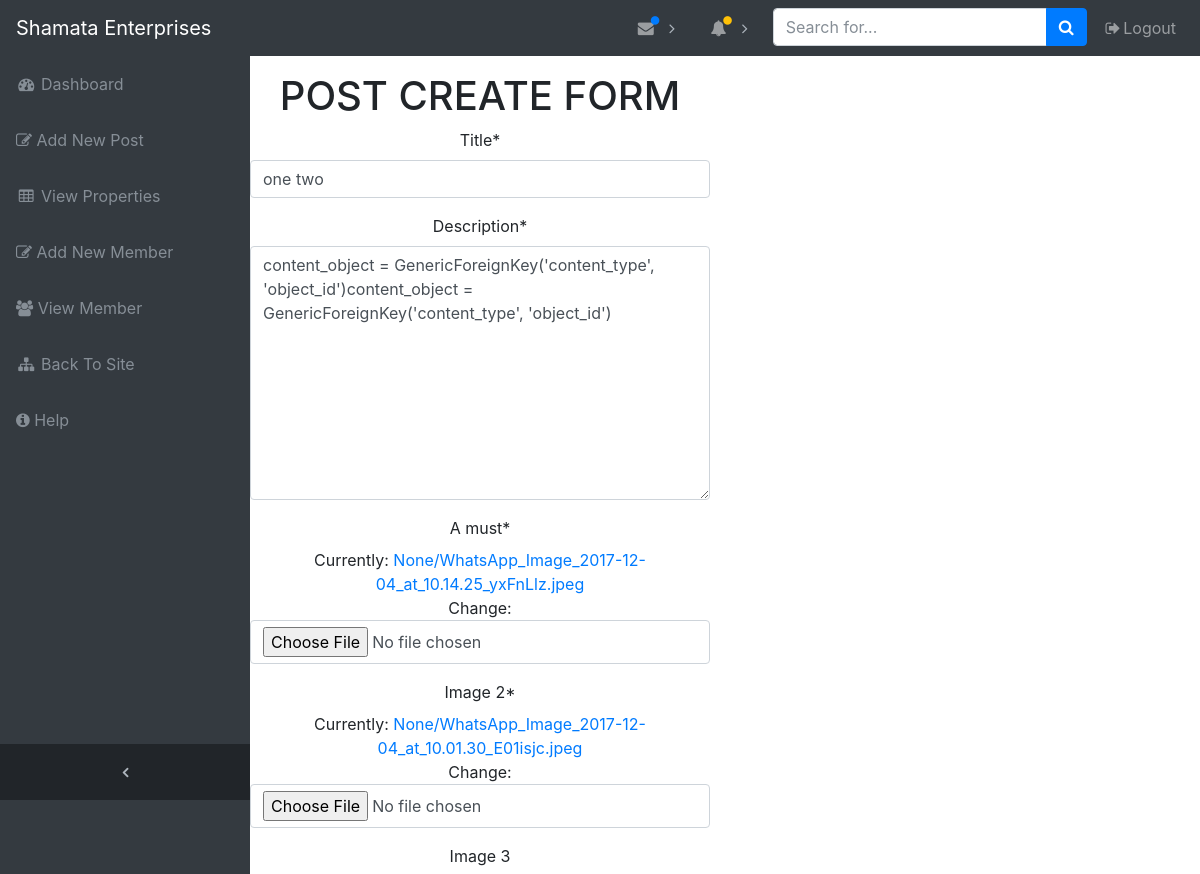
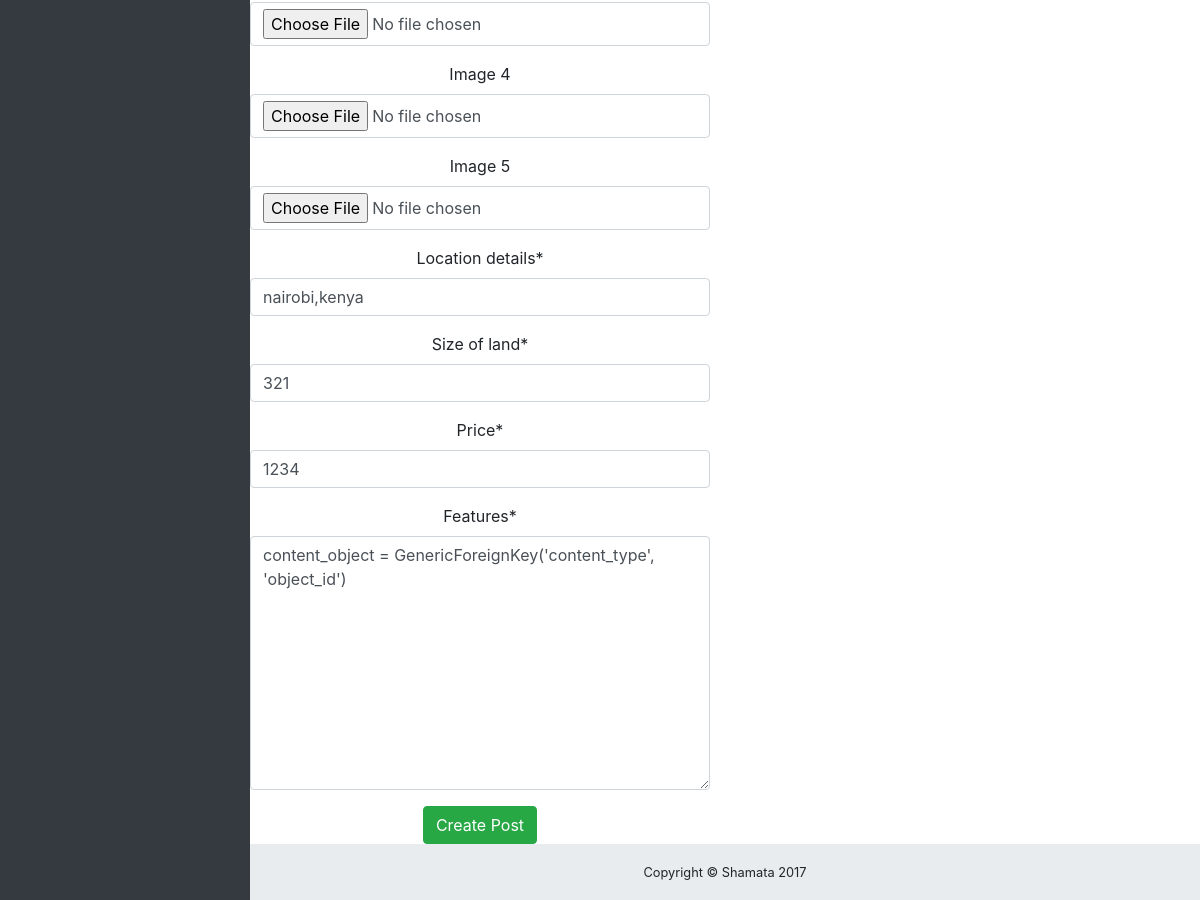
Page /one-two/edit/ (signed in) on the committed database (2 pictures, top to bottom).
### Main/models.py (models this page shows, shortened)
class Post(models.Model):
    owner =  models.ForeignKey(User, on_delete=models.CASCADE)
    title = models.CharField(max_length=200)
    slug      =      models.SlugField(unique=True,blank=True, null=True)
    image = models.ImageField(upload_to=upload_location)
    image_2 = models.ImageField(upload_to=upload_location)
    image_3 = models.ImageField(upload_to=upload_location,blank=True, null=True)
    image_4 = models.ImageField(upload_to=upload_location,blank=True, null=True)
    image_5 = models.ImageField(upload_to=upload_location,blank=True, null=True)
    description = models.TextField()
    size_of_land = models.CharField(max_length=150)
    location_details = models.CharField(max_length=300)
    price = models.CharField(max_length=150)
    features = models.TextField()
    updated = models.DateTimeField(auto_now=True, auto_now_add=False)
    timestamp = models.DateTimeField(auto_now=False, auto_now_add=True)
    class Meta:
        ordering = ["-timestamp", "-updated"]

### Main/views.py (the view)
# urls.py: url(r'^(?P<slug>[\w-]+)/edit/$',edit_post,name='edit_post'),
def edit_post(request,slug):
    if not request.user.is_staff or not request.user.is_superuser:
        raise Http404
    post =get_object_or_404(Post,slug=slug)
    if request.method == "POST":
        form = PostForm(request.POST,instance=post)
        if form.is_valid():
            instance = form.save(commit=False)
            instance.owner = request.user
            instance.save()
            return HttpResponseRedirect(instance.get_absolute_url())
    else:
        form = PostForm(instance=post)
    template_name = 'Main/post_create.html'
    context = {
        'form':form
    }
    return render(request, template_name, context)

### Main/forms.py
class PostForm(forms.ModelForm):
    image = forms.ImageField(label='A must')
    class Meta:
        model = Post
        fields = [
            "title",
            "description",
            "image",
            "image_2",
            "image_3",
            "image_4",
            "image_5",
            "location_details",
            "size_of_land",
            "price",
            "features",
        ]

### Main/templates/Main/post_create.html
{% extends 'dashboard/base_dash.html' %}
{% load staticfiles %}
{% load crispy_forms_tags %}
{% block content %}
       <div class="container" style="text-align:center;">
                    <div class="row">
                        <div class="col-sm-6">
                            {% if form %}
                            <h1 style="text-align:center;">POST CREATE FORM</h1>
                            <form method='POST' action='' enctype='multipart/form-data'>{% csrf_token %}
                            {{ form | crispy }}
                             <input type="submit" value="Create Post" class="btn btn-success">
                            {% endif %}
                    </div>
                    </div>
                </div>
{% endblock content %}

### dashboard/static/css/sb-admin.css (style rules this page uses)
html { position: relative; min-height: 100%; }
body { overflow-x: hidden; }
body.sticky-footer { margin-bottom: 56px; }
body.fixed-nav { padding-top: 56px; }

### rows in the picture
Post: title "one two", description "content_object = GenericForeignKey('content_type', 'object_id')content_object = GenericForeignKey('content_type', 'object_id')", location_details "nairobi,kenya", size_of_land "321", price "1234", features "content_object = GenericForeignKey('content_type', 'object_id')"
